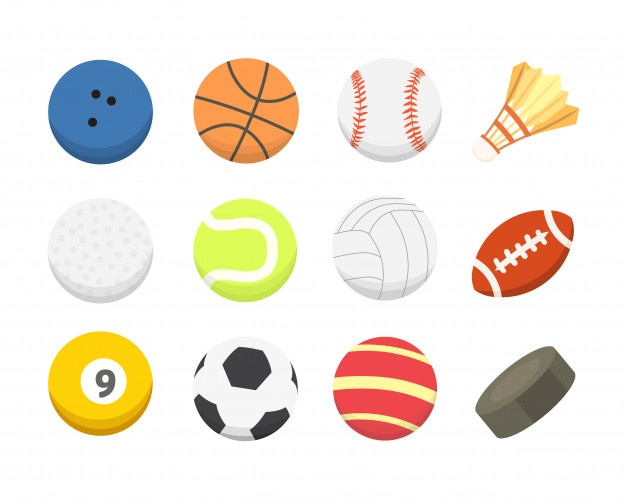
#> input picture imgs_pdi/conjunto-de-bola-colorida-dos-desenhos-animados-bolas-de-esporte-s-isolado_263016-1.jpg, 626 x 500 px; its folder holds 4 pictures in this run; the run also reads 1 picture not shown here
$ jupyter execute exercicio_07.ipynb   (shell and % lines are left out)   (older library calls are emulated)
#> lines starting #> are read from the running program, lines starting #| are printed output that depends on the picture; after the words box and inside, x2 and y2 are one past the last pixel; in counts of white or black regions, pixels touching at a corner belong together
[cell 1]
import cv2
import os
import numpy as np
import matplotlib.pyplot as plt
import glob
from skimage.metrics import structural_similarity
from skimage.metrics import peak_signal_noise_ratio

## As imagens utilizadas nesse notebook estão disponível em :
[Link para as imagens no github](https://github.com/pedrodsk/pdi/tree/master/imgs_pdi)
* Atenção a cédula abaixo para a posição das imagens, um nível anterior ao notebook e na pasta imgs_pdi

[cell 2]
imgs_list = glob.glob('../imgs_pdi/*')

[cell 3]
imgs_list.sort()

[cell 4]
for img in enumerate(imgs_list):
    print(img)

* Selecionar a imagem para todas as questões de acordo o index da lista acima

[cell 5]
img_path = imgs_list[2]
img_gray = cv2.imread(img_path, 0)
#> img_gray: shape (500, 626); min 22, max 255, mean 233
img_bgr = cv2.imread(img_path)
#> img_bgr is the input picture: shape (500, 626, 3); mean B, G, R 220.9, 231.8, 239.5
img_rgb = cv2.cvtColor(img_bgr, cv2.COLOR_BGR2RGB)

[cell 6]
plt.imshow(img_rgb)

[cell 7]
from scipy import ndimage
roberts_cross_v = np.array( [[1, 0 ],
                             [0,-1 ]] )

roberts_cross_h = np.array( [[ 0, 1 ],
                             [ -1, 0 ]] )

roberts_a = img_gray.astype('float64')
roberts_a/=255.0
#roberts_a_mean = cv2.medianBlur(roberts_a,3)
vertical = ndimage.convolve( roberts_a, roberts_cross_v )
horizontal = ndimage.convolve( roberts_a, roberts_cross_h )
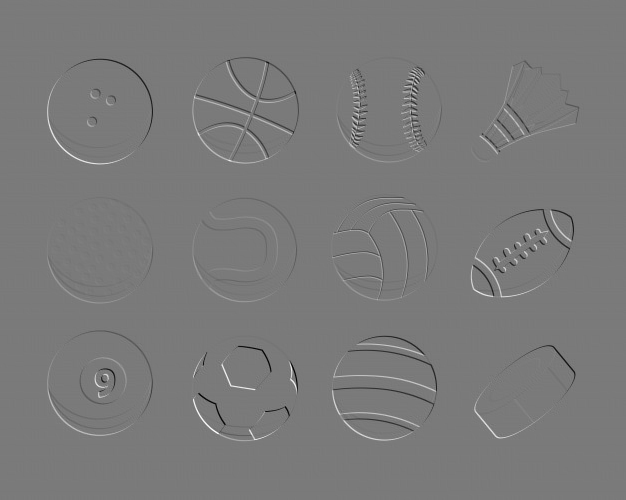
#> horizontal: shape (500, 626) float64; min -0.749, max 0.812, mean -3.13e-06; drawn with min black and max white

borda_roberts_a = np.sqrt( np.square(horizontal) + np.square(vertical))
borda_roberts_a*=255

plt.imshow(borda_roberts_a, cmap='gray')

[cell 8]
plt.figure(figsize=(12,12))
bordas = cv2.Canny(img_gray, 255, 255, apertureSize=5)
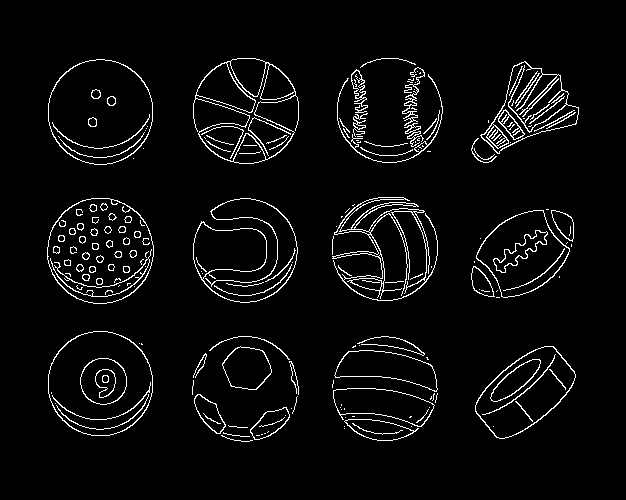
#> bordas: shape (500, 626); 4.4% white in thin lines or dots, all inside (x1, y1, x2, y2) = (47, 58, 579, 442)

img = cv2.GaussianBlur(bordas, (5,5), 0)
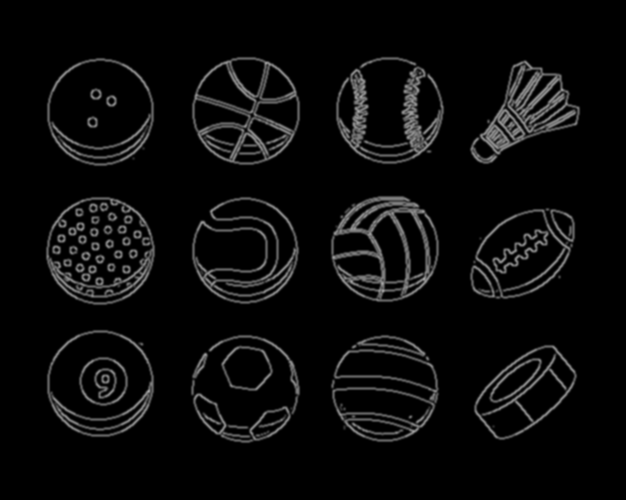
#> img: shape (500, 626); min 0, max 164, mean 11.2
kernelSize = (3,3)
kernel = cv2.getStructuringElement(cv2.MORPH_ELLIPSE, kernelSize)

closing = cv2.morphologyEx(img, cv2.MORPH_CLOSE, kernel)

plt.imshow(closing, cmap='gray')

[cell 9]
contours,hierarchy = cv2.findContours(closing, cv2.RETR_EXTERNAL, cv2.CHAIN_APPROX_SIMPLE)
#> contours = 12 contours; largest, box (x1, y1, x2, y2) and area: (45, 196, 156, 306) 9630, (191, 56, 301, 166) 9622, (190, 334, 301, 444) 9546, (46, 57, 155, 167) 9539, (330, 195, 440, 303) 9506
len(contours)
#> Out = 12

[cell 10]
bordas2 = img_rgb.copy()
cv2.drawContours(bordas2, contours, -1, (0,255,0), 1)
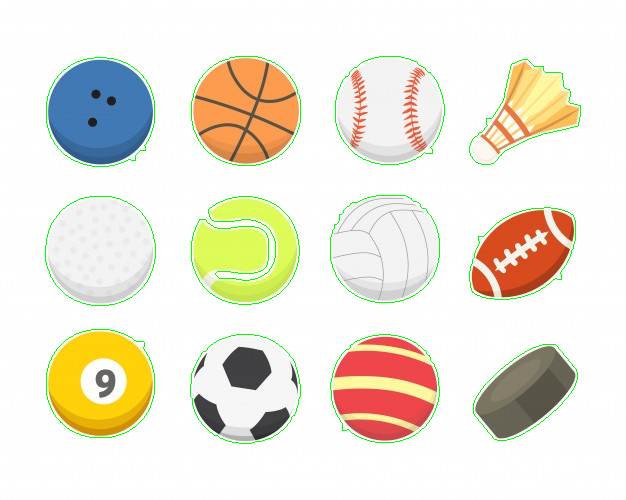
#> bordas2: shape (500, 626, 3); mean R, G, B 236.3, 231.8, 217.6
plt.imshow(bordas2, cmap='gray')

[cell 11]
def plot_object(i):
#> called with i = 0
    cnt = contours[i]
#> cnt = contour of 114 points, box (x1, y1, x2, y2) (473, 344, 578, 441), area 6315
    mask = np.zeros_like(img_rgb)
    mask[:,:,:] = 255
    cv2.drawContours(mask, [cnt], 0, (0, 0, 0), 1)
#> mask: shape (500, 626, 3); 99.9% white; black in thin lines or dots, all inside (x1, y1, x2, y2) = (473, 344, 578, 441)
    cv2.fillPoly(mask, [cnt], color=(0,0,0))
#> mask: shape (500, 626, 3); 97.9% white; 1 black region, box (x1, y1, x2, y2) and area: (473, 344, 578, 441) 6442
    segmentation = cv2.bitwise_or(img_rgb, mask)
    fig, ax = plt.subplots(1,2, figsize=(12,12))
    ax[0].axis('off')
    ax[0].imshow(mask)
    ax[1].axis('off')
    ax[1].imshow(segmentation)

[cell 12]
plot_object(0)

[cell 13]
plot_object(1)
#> in plot_object (call 2), `cv2.drawContours(mask, [cnt], 0, (0, 0, 0), 1)`: mask: shape (500, 626, 3); 99.9% white; black in thin lines or dots, all inside (x1, y1, x2, y2) = (330, 334, 440, 443)
#> in plot_object (call 2), `cv2.fillPoly(mask, [cnt], color=(0,0,0))`: mask: shape (500, 626, 3); 97% white; 1 black region, box (x1, y1, x2, y2) and area: (330, 334, 440, 443) 9543

[cell 14]
plot_object(2)
#> call 3 of plot_object, with i = 2
#> in plot_object (call 3), `cnt = contours[i]`: cnt = contour of 149 points, box (x1, y1, x2, y2) (190, 334, 301, 444), area 9546
#> in plot_object (call 3), `cv2.drawContours(mask, [cnt], 0, (0, 0, 0), 1)`: mask: shape (500, 626, 3); 99.9% white; black in thin lines or dots, all inside (x1, y1, x2, y2) = (190, 334, 301, 444)
#> in plot_object (call 3), `cv2.fillPoly(mask, [cnt], color=(0,0,0))`:
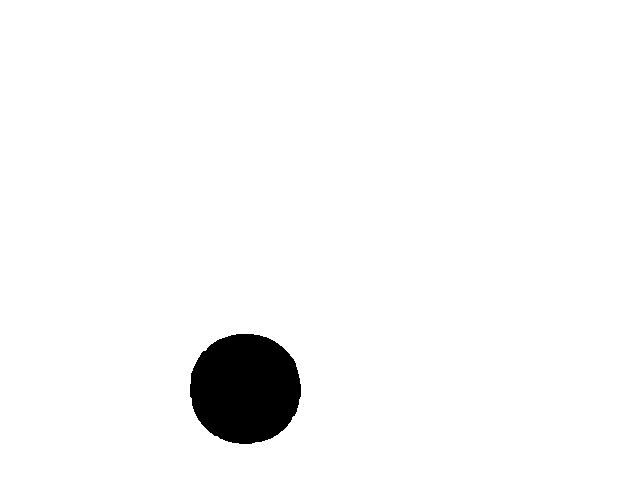
#> mask: shape (500, 626, 3); 96.9% white; 1 black region, box (x1, y1, x2, y2) and area: (190, 334, 301, 444) 9705

[cell 15]
plot_object(3)
#> in plot_object (call 4), `cv2.drawContours(mask, [cnt], 0, (0, 0, 0), 1)`: mask: shape (500, 626, 3); 99.9% white; black in thin lines or dots, all inside (x1, y1, x2, y2) = (46, 329, 155, 438)
#> in plot_object (call 4), `cv2.fillPoly(mask, [cnt], color=(0,0,0))`: mask: shape (500, 626, 3); 96.9% white; 1 black region, box (x1, y1, x2, y2) and area: (46, 329, 155, 438) 9647

[cell 16]
plot_object(4)
#> in plot_object (call 5), `cnt = contours[i]`: cnt = contour of 141 points, box (x1, y1, x2, y2) (469, 207, 576, 300), area 7361
#> in plot_object (call 5), `cv2.drawContours(mask, [cnt], 0, (0, 0, 0), 1)`: mask: shape (500, 626, 3); 99.9% white; black in thin lines or dots, all inside (x1, y1, x2, y2) = (469, 207, 576, 300)
#> in plot_object (call 5), `cv2.fillPoly(mask, [cnt], color=(0,0,0))`: mask: shape (500, 626, 3); 97.6% white; 1 black region, box (x1, y1, x2, y2) and area: (469, 207, 576, 300) 7514
#> in plot_object (call 5), `segmentation = cv2.bitwise_or(img_rgb, mask)`:
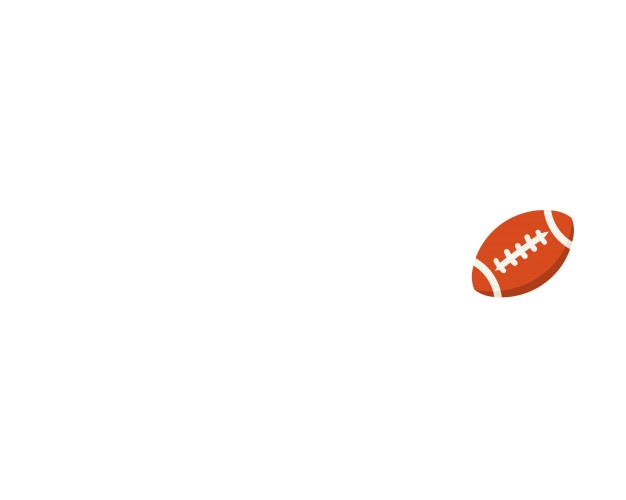
#> segmentation: shape (500, 626, 3); mean R, G, B 254.2, 251.9, 251.2

[cell 17]
plot_object(5)
#> in plot_object (call 6), `cnt = contours[i]`: cnt = contour of 259 points, box (x1, y1, x2, y2) (191, 196, 300, 305), area 8306
#> in plot_object (call 6), `cv2.drawContours(mask, [cnt], 0, (0, 0, 0), 1)`: mask: shape (500, 626, 3); 99.8% white; black in thin lines or dots, all inside (x1, y1, x2, y2) = (191, 196, 300, 305)
#> in plot_object (call 6), `cv2.fillPoly(mask, [cnt], color=(0,0,0))`: mask: shape (500, 626, 3); 97.2% white; 1 black region, box (x1, y1, x2, y2) and area: (191, 196, 300, 305) 8615
#> in plot_object (call 6), `segmentation = cv2.bitwise_or(img_rgb, mask)`:
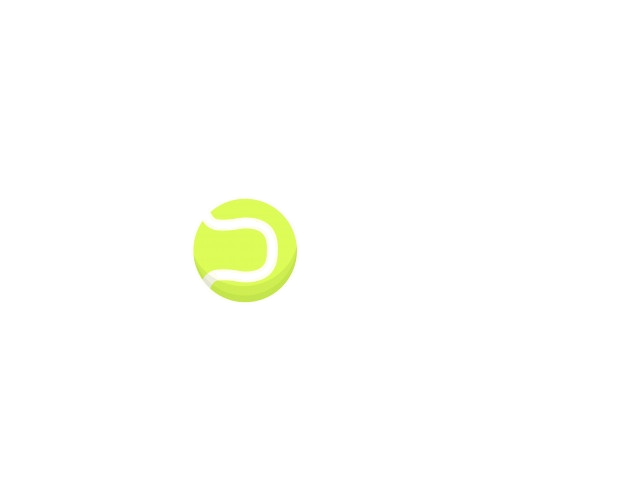
#> segmentation: shape (500, 626, 3); mean R, G, B 254.2, 254.8, 251.4

[cell 18]
plot_object(6)
#> in plot_object (call 7), `cnt = contours[i]`: cnt = contour of 150 points, box (x1, y1, x2, y2) (45, 196, 156, 306), area 9630
#> in plot_object (call 7), `cv2.drawContours(mask, [cnt], 0, (0, 0, 0), 1)`: mask: shape (500, 626, 3); 99.9% white; black in thin lines or dots, all inside (x1, y1, x2, y2) = (45, 196, 156, 306)
#> in plot_object (call 7), `cv2.fillPoly(mask, [cnt], color=(0,0,0))`:
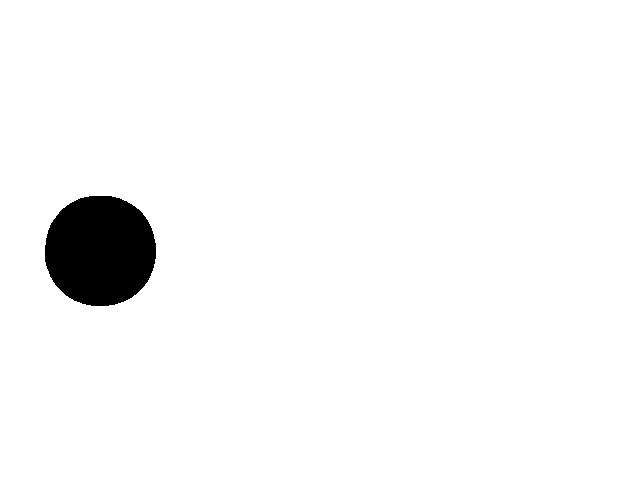
#> mask: shape (500, 626, 3); 96.9% white; 1 black region, box (x1, y1, x2, y2) and area: (45, 196, 156, 306) 9789

[cell 19]
plot_object(7)
#> in plot_object (call 8), `cnt = contours[i]`: cnt = contour of 144 points, box (x1, y1, x2, y2) (330, 195, 440, 303), area 9506
#> in plot_object (call 8), `cv2.drawContours(mask, [cnt], 0, (0, 0, 0), 1)`: mask: shape (500, 626, 3); 99.9% white; black in thin lines or dots, all inside (x1, y1, x2, y2) = (330, 195, 440, 303)
#> in plot_object (call 8), `cv2.fillPoly(mask, [cnt], color=(0,0,0))`:
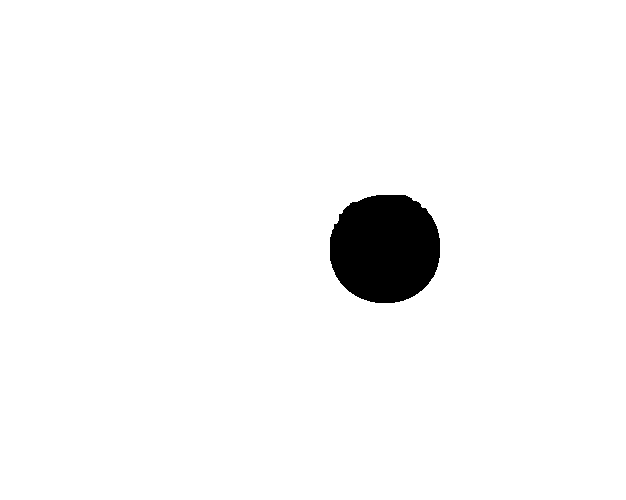
#> mask: shape (500, 626, 3); 96.9% white; 1 black region, box (x1, y1, x2, y2) and area: (330, 195, 440, 303) 9669

[cell 20]
plot_object(8)
#> in plot_object (call 9), `cnt = contours[i]`: cnt = contour of 158 points, box (x1, y1, x2, y2) (469, 59, 581, 165), area 5947
#> in plot_object (call 9), `cv2.drawContours(mask, [cnt], 0, (0, 0, 0), 1)`: mask: shape (500, 626, 3); 99.9% white; black in thin lines or dots, all inside (x1, y1, x2, y2) = (469, 59, 581, 165)
#> in plot_object (call 9), `cv2.fillPoly(mask, [cnt], color=(0,0,0))`:
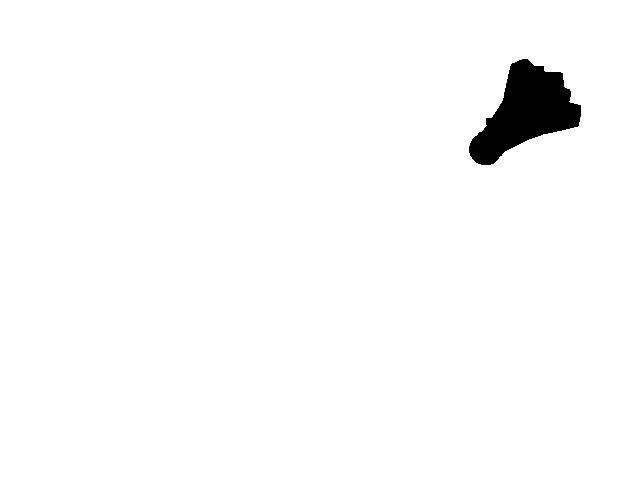
#> mask: shape (500, 626, 3); 98% white; 1 black region

[cell 21]
plot_object(9)

[cell 22]
plot_object(10)

[cell 23]
plot_object(11)

[cell 24]
def add_border(src):
    top = int(0.05 * src.shape[0])
#> top = 17
    bottom = top
#> bottom = 17
    left = int(0.05 * src.shape[1])
#> left = 17
    right = left
#> right = 17
    value = [255, 255, 255]
    dst = cv2.copyMakeBorder(src, top, bottom, left, right, cv2.BORDER_CONSTANT, None, value)
    return dst

[cell 25]
img_path = imgs_list[1]

img_gray = cv2.imread(img_path, 0)
img_gray = add_border(img_gray)

img_bgr = cv2.imread(img_path)
img_bgr = add_border(img_bgr)

img_rgb = cv2.cvtColor(img_bgr, cv2.COLOR_BGR2RGB)

[cell 26]
plt.imshow(img_rgb)

[cell 27]
def gammaCorrection(src, gamma):

    invGamma = 1 / gamma
    table = [((i / 255) ** invGamma) * 255 for i in range(256)]
    table = np.array(table, np.uint8)

    return cv2.LUT(src, table)

def laplaciano(src, kernel_size=(1,1)):
    src = cv2.GaussianBlur(src, kernel_size, 0)
    src_gray = cv2.cvtColor(src, cv2.COLOR_BGR2GRAY)
    ddepth = cv2.CV_16S
    kernel_size = 3
    dst = cv2.Laplacian(src_gray, ddepth, ksize=kernel_size)
    abs_dst = cv2.convertScaleAbs(dst)
    return abs_dst

[cell 28]
img_gray2 = img_gray.copy()
img_gray2 = gammaCorrection(img_gray2, 0.06)
limiar_gray , img_otsu = cv2.threshold(img_gray2,0,255,cv2.THRESH_BINARY | cv2.THRESH_OTSU)
#> limiar_gray = 130
plt.imshow(img_otsu, cmap='gray')

[cell 29]
plt.figure(figsize=(8,8))
img = cv2.Canny(img_otsu, 100, 255, apertureSize=7)
img = cv2.blur(img, (1,1), 0)


kernel = cv2.getStructuringElement(cv2.MORPH_RECT,(1,1))

# [4 lines of commented-out code are left out]


plt.imshow(img, cmap='gray')

[cell 30]
contours,hierarchy = cv2.findContours(img, cv2.RETR_EXTERNAL, cv2.CHAIN_APPROX_NONE)
#> contours = 25 contours, 1 with area under 20; largest, box (x1, y1, x2, y2) and area: (92, 231, 157, 289) 3046, (83, 22, 142, 87) 3046, (225, 228, 283, 292) 3035, (219, 102, 284, 160) 3029, (297, 29, 362, 87) 3028
len(contours)
#> Out = 25

# [6 lines of commented-out code are left out]

[cell 31]
plt.figure(figsize=(6,6))
bordas2 = img_rgb.copy()


cv2.drawContours(bordas2, contours, -1, (0,255,0), 1)


plt.imshow(bordas2, cmap='gray')

[cell 32]
new_cnt = []
bordas2 = img_rgb.copy()
plt.figure(figsize=(12,12))
for i in range(len(contours)):
    cnt = contours[i]
    area = cv2.contourArea(cnt)
    if area > 20:
        new_cnt.append(cnt)
        cv2.drawContours(bordas2, contours, i, (0,255,0), 1)
#> this loop made 25 passes
#> area on passes 1, 2, 3, 4, 5, 6, 7, 8, 9, 11, 12, 13: 3023, 2896, 3010, 3006, 2964, 2969, 3046.5, 3014, 3035, 3002.5, 2925, 3013.5
#> after the loop, new_cnt = 24 contours; largest, box (x1, y1, x2, y2) and area: (92, 231, 157, 289) 3046, (83, 22, 142, 87) 3046, (225, 228, 283, 292) 3035, (219, 102, 284, 160) 3029, (297, 29, 362, 87) 3028
plt.imshow(bordas2, cmap='gray')

[cell 33]
len(new_cnt)
#> Out = 24

[cell 34]
def plot_object(i, j, k, l):
#> called with i = 0, j = 7, k = 14, l = 18
    cnt = [new_cnt[i], new_cnt[j], new_cnt[k], new_cnt[l]]
#> cnt = 4 contours; box (x1, y1, x2, y2) and area: (225, 305, 283, 369) 3023, (16, 231, 79, 289) 3014, (298, 102, 362, 160) 3012, (84, 100, 141, 165) 3012
    mask = np.zeros_like(img_rgb)
    mask[:,:,:] = 255
    cv2.drawContours(mask, cnt, 0, (0, 0, 0), 1)
    cv2.fillPoly(mask, cnt, color=(0,0,0))
    segmentation = cv2.bitwise_or(img_rgb, mask)
    fig, ax = plt.subplots(1,2, figsize=(12,12))
    ax[0].axis('off')
    ax[0].imshow(mask)
    ax[1].axis('off')
    ax[1].imshow(segmentation)
    return mask

[cell 35]
plot_object(0, 7, 14, 18)

[cell 36]
plot_object(1, 10, 12, 16)
#> in plot_object (call 2), `cnt = [new_cnt[i], new_cnt[j], new_cnt[k], new_cnt[l]]`: cnt = 4 contours; box (x1, y1, x2, y2) and area: (298, 169, 362, 225) 2925, (19, 101, 75, 165) 2922, (160, 305, 216, 369) 2896, (16, 167, 79, 222) 2890

[cell 37]
plot_object(2, 3, 17, 20)
#> in plot_object (call 3), `cnt = [new_cnt[i], new_cnt[j], new_cnt[k], new_cnt[l]]`: cnt = 4 contours; box (x1, y1, x2, y2) and area: (297, 29, 362, 87) 3028, (157, 100, 214, 165) 3020, (298, 304, 356, 369) 3010, (16, 304, 80, 362) 3006

[cell 38]
plot_object(4, 5, 19, 21)
#> in plot_object (call 4), `cnt = [new_cnt[i], new_cnt[j], new_cnt[k], new_cnt[l]]`: cnt = 4 contours; box (x1, y1, x2, y2) and area: (291, 236, 364, 292) 2969, (92, 297, 148, 369) 2964, (149, 32, 222, 87) 2956, (229, 22, 284, 95) 2950

[cell 39]
plot_object(6, 8, 15, 22)
#> in plot_object (call 5), `cnt = [new_cnt[i], new_cnt[j], new_cnt[k], new_cnt[l]]`: cnt = 4 contours; box (x1, y1, x2, y2) and area: (92, 231, 157, 289) 3046, (83, 22, 142, 87) 3046, (225, 228, 283, 292) 3035, (219, 102, 284, 160) 3029

[cell 40]
mask = plot_object(9, 11, 13, 23)
#> in plot_object (call 6), `cnt = [new_cnt[i], new_cnt[j], new_cnt[k], new_cnt[l]]`: cnt = 4 contours; box (x1, y1, x2, y2) and area: (92, 166, 158, 223) 3022, (220, 168, 284, 226) 3014, (18, 22, 75, 87) 3005, (160, 227, 217, 292) 3002

[cell 41]
# 0 golf      # 7 golf    # 14 golf   # 18 golf

# 1 tenis     # 10 tenis  # 12 tenis  # 16 tenis

# 2 volei     # 3 volei  # 17 volei   # 20 volei

# 4 fa        # 5 fa     # 19 fa      # 21 fa

# 6 basquet  # 8 basquet # 15 basquet # 22 basquet


# 9 futebol # 11 futebol # 13 futebol # 23 futebol

# watershed

[cell 42]
gray = img_gray.copy()
plt.imshow(gray, cmap='gray')

[cell 43]
val, thresh = cv2.threshold(gray, 0, 255, cv2.THRESH_BINARY_INV | cv2.THRESH_OTSU)
#> val = 192
plt.imshow(thresh, cmap='gray')

[cell 44]
kernel = cv2.getStructuringElement(cv2.MORPH_RECT,(5,5))
#> kernel = [[1, 1, 1, 1, 1], [1, 1, 1, 1, 1], [1, 1, 1, 1, 1], [1, 1, 1, 1, 1], [1, 1, 1, 1, 1]]

dilatacao = cv2.dilate(thresh, kernel, iterations=1)
seg = cv2.erode(dilatacao, kernel, iterations=1)
plt.imshow(seg, cmap='gray')

[cell 45]
seg.shape
#> Out = (388, 382)

[cell 46]
image_mask = np.zeros((mask.shape[0], mask.shape[1], 3), np.uint8)

for i in range(mask.shape[0]):
    for j in range(mask.shape[1]):
        if mask[i,j,:].tolist() == [255,255,255]:
            image_mask[i,j,:] = (0,0,0)
        else:
            image_mask[i][j][:] = (255,255,255)
plt.imshow(image_mask)

[cell 47]
from scipy import ndimage as ndi
from skimage.feature import peak_local_max
from skimage.segmentation import watershed

[cell 48]
mask2 = cv2.cvtColor(image_mask, cv2.COLOR_RGB2GRAY)
dist = ndi.distance_transform_edt(mask2)
plt.imshow(dist)

[cell 49]
local_max = peak_local_max(dist, indices = False, min_distance = 0, labels=mask2)

[cell 50]
markers = ndi.label(local_max, structure=np.ones((3,3)))[0]
np.unique(markers, return_counts=True)
#> Out = ([0, 1, 2, 3, 4], [135785, 3102, 3119, 3111, 3099])

[cell 51]
labels = watershed(-dist, markers, mask=seg)
np.unique(labels)
#> Out = [0, 1, 2, 3, 4]

[cell 52]
labels.shape
#> Out = (388, 382)

[cell 53]
fig = plt.gcf()
fig.set_size_inches(18,6)
plot = plt.imshow(labels)
plt.colorbar(plot)

[cell 54]
img = cv2.medianBlur(img_gray, 3)
#img = cv2.threshold(img_gray,0,255,cv2.THRESH_BINARY | cv2.THRESH_OTSU)
cimg = img_rgb.copy()
circles = cv2.HoughCircles(img, cv2.HOUGH_GRADIENT, dp=1, minDist=50, param1=30, param2=65, minRadius=0, maxRadius=-1)
#> circles = 24 rows, first 8: [127.5, 259.5, 0], [248.5, 131.5, 0], [254.5, 255.5, 0], [112.5, 52.5, 0], [128.5, 195.5, 0], [185.5, 130.5, 0], [187.5, 333.5, 0], [186.5, 254.5, 0]
print(circles)
#> (printed output is left out)
try:
    print(len(circles[0]))
#| 24
except:
    pass

[cell 55]
plt.imshow(img, cmap='gray')

[cell 56]
circles = np.uint16(np.around(circles))
#> circles = 24 rows, first 8: [128, 260, 0], [248, 132, 0], [254, 256, 0], [112, 52, 0], [128, 196, 0], [186, 130, 0], [188, 334, 0], [186, 254, 0]
for i in circles[0,:]:
    cv2.circle(cimg,(i[0], i[1]), i[2], (0,255,0),2)
    cv2.circle(cimg,(i[0], i[1]), 2, (0,0,255),50)
#> this loop made 24 passes
#> i on passes 1 to 12: [128, 260, 0], [248, 132, 0], [254, 256, 0], [112, 52, 0], [128, 196, 0], [186, 130, 0], [188, 334, 0], [186, 254, 0], [252, 334, 0], [328, 56, 0], [112, 130, 0], [242, 198, 0]

plt.imshow(cimg)
